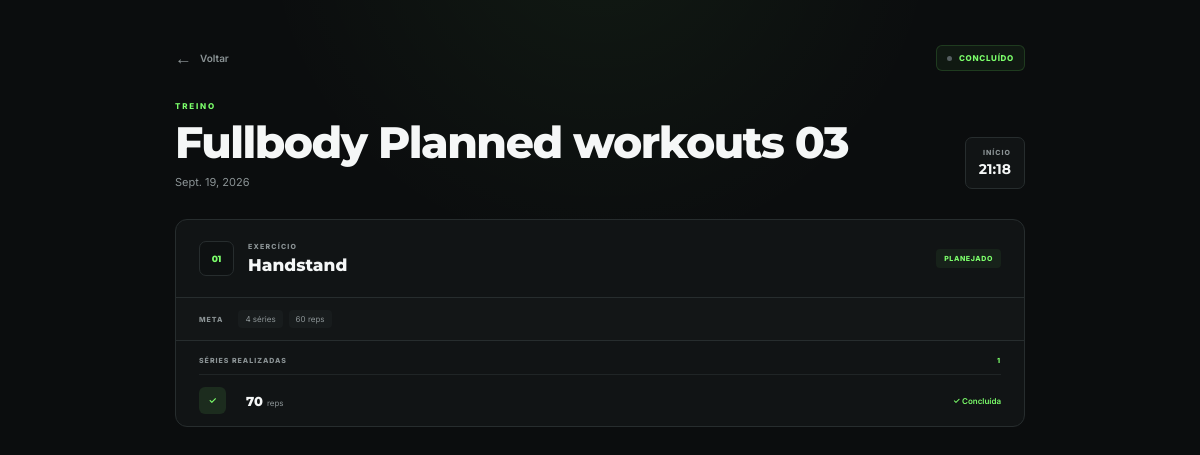
The app's page /training/treino/22/ (signed in) with its own data.
### apps/training/models.py (models this page shows, shortened)
class Workout(models.Model):
    STATUS_CHOICES = [
        ("planned", "Planejado"),
        ("in_progress", "Em andamento"),
        ("completed", "Concluído"),
        ("cancelled", "Cancelado"),
    ]
    user = models.ForeignKey(
        settings.AUTH_USER_MODEL,
        on_delete=models.CASCADE,
        related_name="workouts",
    )
    planned_workout = models.ForeignKey(
        PlannedWorkout,
        on_delete=models.SET_NULL,
        null=True,
        blank=True,
        related_name="workouts",
    )
    name = models.CharField(
        max_length=100,
    )
    date = models.DateField()
    status = models.CharField(
        max_length=20,
        choices=STATUS_CHOICES,
        default="planned",
    )
    started_at = models.DateTimeField(
        null=True,
        blank=True,
    )
    finished_at = models.DateTimeField(
        null=True,
        blank=True,
    )
    notes = models.TextField(
        blank=True,
    )
    created_at = models.DateTimeField(
        auto_now_add=True,
    )
    updated_at = models.DateTimeField(
        auto_now=True,
    )
    class Meta:
        ordering = ["-date", "-created_at"]
        constraints = [
            models.UniqueConstraint(
                fields=[
                    "user",
                    "planned_workout",
                    "date",
                ],
                condition=models.Q(
                    planned_workout__isnull=False
                ),
                name="unique_planned_workout_per_user_per_day",
            ),
        ]

class WorkoutExercise(models.Model):
    workout = models.ForeignKey(
        Workout,
        on_delete=models.CASCADE,
        related_name="workout_exercises",
    )
    exercise = models.ForeignKey(
        Exercise,
        on_delete=models.CASCADE,
        related_name="workout_exercises",
    )
    planned_exercise = models.ForeignKey(
        PlannedExercise,
        on_delete=models.SET_NULL,
        null=True,
        blank=True,
        related_name="workout_exercises",
    )
    order = models.PositiveIntegerField(
        default=0,
    )
    notes = models.TextField(
        blank=True,
    )
    class Meta:
        ordering = ["order"]

class Exercise(models.Model):
    METRIC_CHOICES = [
        ("repetitions", "Repetições"),
        ("weight", "Carga"),
        ("duration", "Duração"),
    ]
    name = models.CharField(
        max_length=100
    )
    description = models.TextField(
        blank=True
    )
    muscle_group = models.CharField(
        max_length=100,
        blank=True
    )
    metric = models.CharField(
        max_length=20,
        choices=METRIC_CHOICES,
        default="repetitions",
    )
    created_at = models.DateTimeField(
        auto_now_add=True
    )

class PlannedExercise(models.Model):
    planned_workout = models.ForeignKey(
        PlannedWorkout,
        on_delete=models.CASCADE,
        related_name="planned_exercises",
    )
    exercise = models.ForeignKey(
        Exercise,
        on_delete=models.CASCADE,
        related_name="planned_exercises",
    )
    order = models.PositiveIntegerField(
        default=0,
    )
    target_sets = models.PositiveIntegerField(
        null=True,
        blank=True,
    )
    target_repetitions = models.PositiveIntegerField(
        null=True,
        blank=True,
    )
    target_weight = models.DecimalField(
        max_digits=6,
        decimal_places=2,
        null=True,
        blank=True,
    )
    target_duration = models.DurationField(
        null=True,
        blank=True,
    )
    notes = models.TextField(
        blank=True,
    )
    class Meta:
        ordering = ["order"]

class Set(models.Model):
    workout_exercise = models.ForeignKey(
        WorkoutExercise,
        on_delete=models.CASCADE,
        related_name="sets",
    )
    number = models.PositiveIntegerField()
    repetitions = models.PositiveIntegerField(
        null=True,
        blank=True,
    )
    weight = models.DecimalField(
        max_digits=6,
        decimal_places=2,
        null=True,
        blank=True,
    )
    duration = models.DurationField(
        null=True,
        blank=True,
    )
    completed = models.BooleanField(
        default=False,
    )
    notes = models.TextField(
        blank=True,
    )
    class Meta:
        ordering = ["number"]
        constraints = [
            models.UniqueConstraint(
                fields=["workout_exercise", "number"],
                name="unique_set_number_per_exercise",
            ),
        ]

### apps/training/views.py (the view)
@login_required
def treino_atual(request, workout_id):
    workout = get_object_or_404(
        Workout.objects.prefetch_related(
            "workout_exercises__exercise",
            "workout_exercises__planned_exercise",
        ),
        id=workout_id,
        user=request.user,
    )
    return render(
        request,
        "training/treino_atual.html",
        {
            "workout": workout,
        },
    )

### templates/training/treino_atual.html (shortened to what this page needs)
{% load static %}
<!DOCTYPE html> <html lang="pt-BR"> <head> <meta charset="UTF-8"> <meta name="viewport" content="width=device-width, initial-scale=1.0">
<link
    rel="stylesheet"
    href="{% static 'css/treino_atual.css' %}"
>
</head> <body>
<main class="workout-page">
    <header class="workout-header">
        <div class="workout-header__top">
            <a
                href="{% url 'training:home' %}"
                class="back-link"
            >
                <span>←</span>
                Voltar
            </a>
            <span class="workout-status">
                {% if workout.status == "in_progress" %}
                    <span class="status-dot status-dot--active"></span>
                    Em andamento
                {% else %}
                    <span class="status-dot"></span>
                    {{ workout.get_status_display }}
                {% endif %}
            </span>
        </div>
        <div class="workout-header__content">
            <div>
                <span class="workout-header__eyebrow">
                    TREINO
                </span>
                <h1>
                    {{ workout.name }}
                </h1>
                <p>
                    {{ workout.date }}
                </p>
            </div>
            {% if workout.started_at %}
                <div class="workout-time">
                    <span>
                        INÍCIO
                    </span>
                    <strong>
                        {{ workout.started_at|date:"H:i" }}
                    </strong>
                </div>
            {% endif %}
        </div>
    </header>
    <section class="exercise-list">
        {% for workout_exercise in workout.workout_exercises.all %}
            <article class="exercise-card">
                <div class="exercise-card__header">
                    <div class="exercise-title">
                        <span class="exercise-number">
                            {{ forloop.counter|stringformat:"02d" }}
                        </span>
                        <div>
                            <span class="exercise-eyebrow">
                                EXERCÍCIO
                            </span>
                            <h2>
                                {{ workout_exercise.exercise.name }}
                            </h2>
                        </div>
                    </div>
                    {% if workout_exercise.planned_exercise %}
                        <div class="planned-badge">
                            PLANEJADO
                        </div>
                    {% endif %}
                </div>
                {% if workout_exercise.planned_exercise %}
                    <div class="planned">
                        <span class="planned__label">
                            META
                        </span>
                        <div class="planned__values">
                            {% if workout_exercise.planned_exercise.target_sets %}
                                <span>
                                    {{ workout_exercise.planned_exercise.target_sets }} séries
                                </span>
                            {% endif %}
                            {% if workout_exercise.planned_exercise.target_repetitions %}
                                <span>
                                    {{ workout_exercise.planned_exercise.target_repetitions }} reps
                                </span>
                            {% endif %}
                        </div>
                    </div>
                {% endif %}
                <div class="sets">
                    <div class="sets__header">
                        <span>
                            SÉRIES REALIZADAS
                        </span>
                        <span>
                            {% if workout_exercise.sets.all %}
                                {{ workout_exercise.sets.count }}
                            {% else %}
                                0
                            {% endif %}
                        </span>
                    </div>
                    {% for workout_set in workout_exercise.sets.all %}
                        <div
                            class="
                                set
                                {% if workout_set.completed %}
                                    set--completed
                                {% endif %}
                            "
                        >
                            <div class="set__number">
                                {% if workout_set.completed %}
                                    ✓
                                {% else %}
                                    {{ workout_set.number }}
                                {% endif %}
                            </div>
                            <div class="set__data">
                                {% if workout_set.repetitions %}
                                    <div class="set-value">
                                        <strong>
                                            {{ workout_set.repetitions }}
                                        </strong>
                                        <span>
                                            reps
                                        </span>
                                    </div>
                                {% endif %}
                            </div>
                            {% if workout.status == "in_progress" %}
                            <div class="set-actions">
                                {% if workout_set.completed %}
                                    <span class="completed-label">
                                        ✓ Concluída
                                    </span>
                                {% else %}
                                    <form
                                        method="post"
                                        action="{% url 'training:concluir_serie' workout.id workout_exercise.id workout_set.id %}"
                                    >
                                        {% csrf_token %}
                                        <button type="submit">
                                            Concluir
                                        </button>
                                    </form>
                                {% endif %}
                                <a
                                    href="{% url 'training:editar_serie' workout.id workout_exercise.id workout_set.id %}"
                                >
                                    Editar
                                </a>
                                <form
                                    method="post"
                                    action="{% url 'training:excluir_serie' workout.id workout_exercise.id workout_set.id %}"
                                >
                                    {% csrf_token %}
                                    <button
                                        type="submit"
                                        onclick="return confirm('Excluir esta série?');"
                                    >
                                        Excluir
                                    </button>
                                </form>
                            </div>
                        {% else %}
                            {% if workout_set.completed %}
                                <span class="completed-label">
                                    ✓ Concluída
                                </span>
                            {% else %}
                                <span class="pending-label">
                                    Registrada
                                </span>
                            {% endif %}
                        {% endif %}
                        </div>
                    {% endfor %}
                </div>
            </article>
        {% endfor %}
    </section>
</main>
</body>
</html>

### records on screen
Workout: status "CONCLUÍDO", name "Fullbody Planned workouts 03", date "Sept. 19, 2026", started_at "21:18"
WorkoutExercise: exercise.name "Handstand", shows "PLANEJADO", planned_exercise.target_sets "4", planned_exercise.target_repetitions "60", sets.count "1"
Set: repetitions "70", completed "✓ Concluída"
